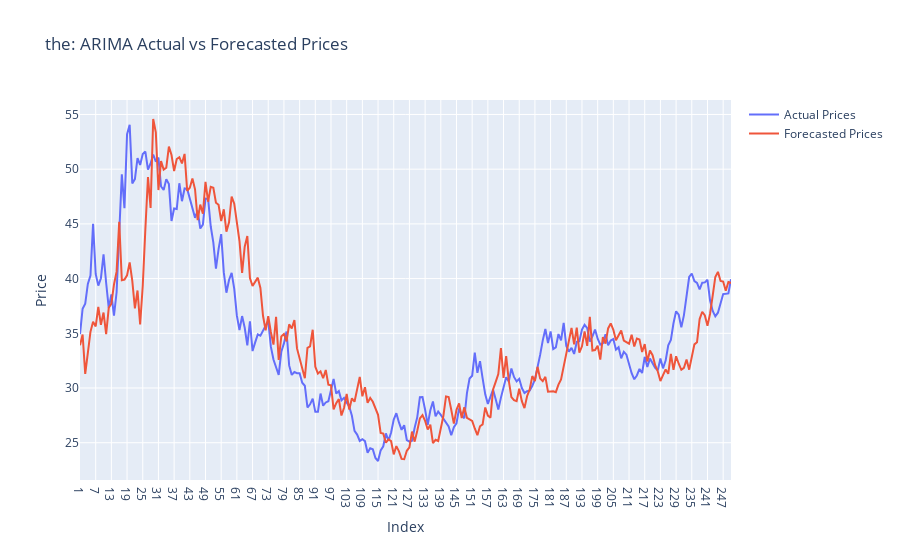

Write notebook code for a chart like this one.
### Code cell
%R -o hub_forecast_comparison
%R -o hub1_name

hub_forecast_comparison = hub_forecast_comparison

actual_trace = go.Scatter(
    x=hub_forecast_comparison.index,
    y=hub_forecast_comparison['Actual'],
    mode='lines',
    name='Actual Prices'
)

forecasted_trace = go.Scatter(
    x=hub_forecast_comparison.index,
    y=hub_forecast_comparison['Forecasted'],
    mode='lines',
    name='Forecasted Prices'
)

# Create the plot
layout = go.Layout(
    title=hub1_name.item()+ ': ARIMA Actual vs Forecasted Prices',
    xaxis=dict(title='Index'),
    yaxis=dict(title='Price'),
)

fig = go.Figure(data=[actual_trace, forecasted_trace], layout=layout)
fig.show()

### Figure 1 — Plotly figure (JSON) as saved in the notebook; plotly's stock layout.template omitted (floating-point values rounded to 4 significant figures; data arrays with more than 128 entries replaced by an {"elided": "..."} marker saying what was removed)
{"data": [{"mode": "lines", "name": "Actual Prices", "type": "scatter", "x": {"elided": "250 str values"}, "y": {"elided": "250 float values"}}, {"mode": "lines", "name": "Forecasted Prices", "type": "scatter", "x": {"elided": "250 str values"}, "y": {"elided": "250 float values"}}], "layout": {"title": {"text": "the: ARIMA Actual vs Forecasted Prices"}, "xaxis": {"title": {"text": "Index"}}, "yaxis": {"title": {"text": "Price"}}}}
